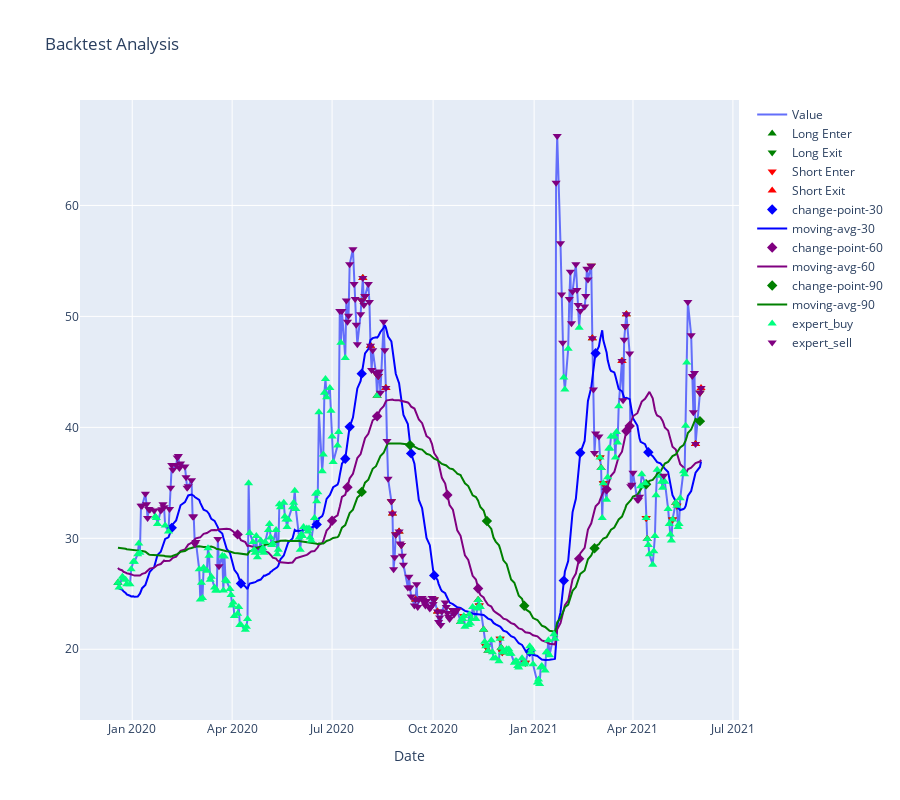
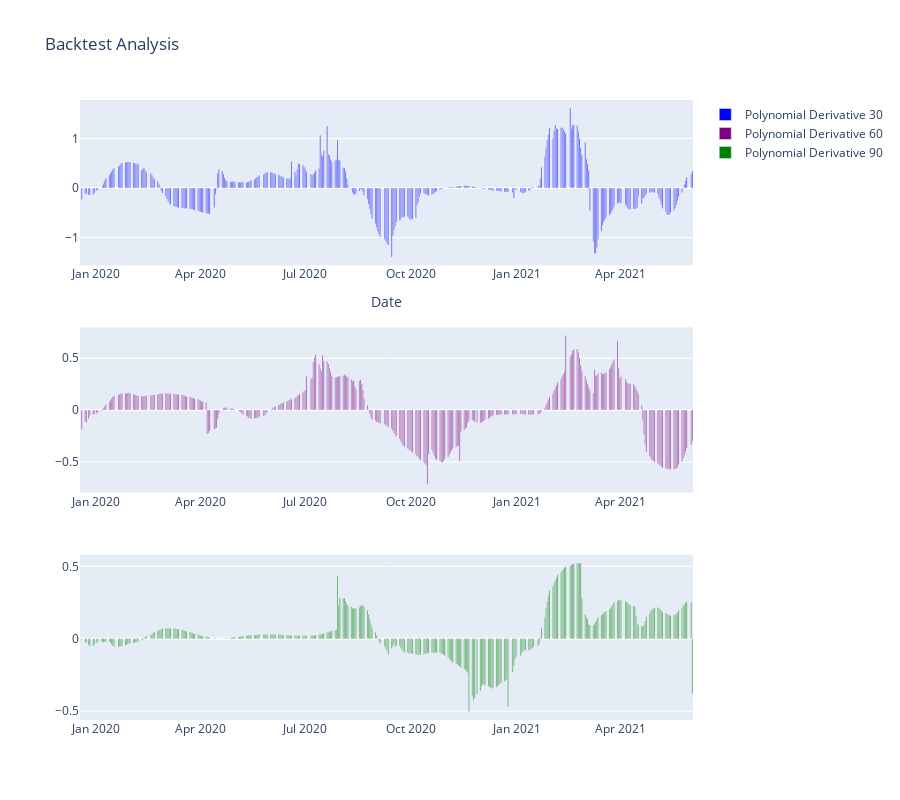
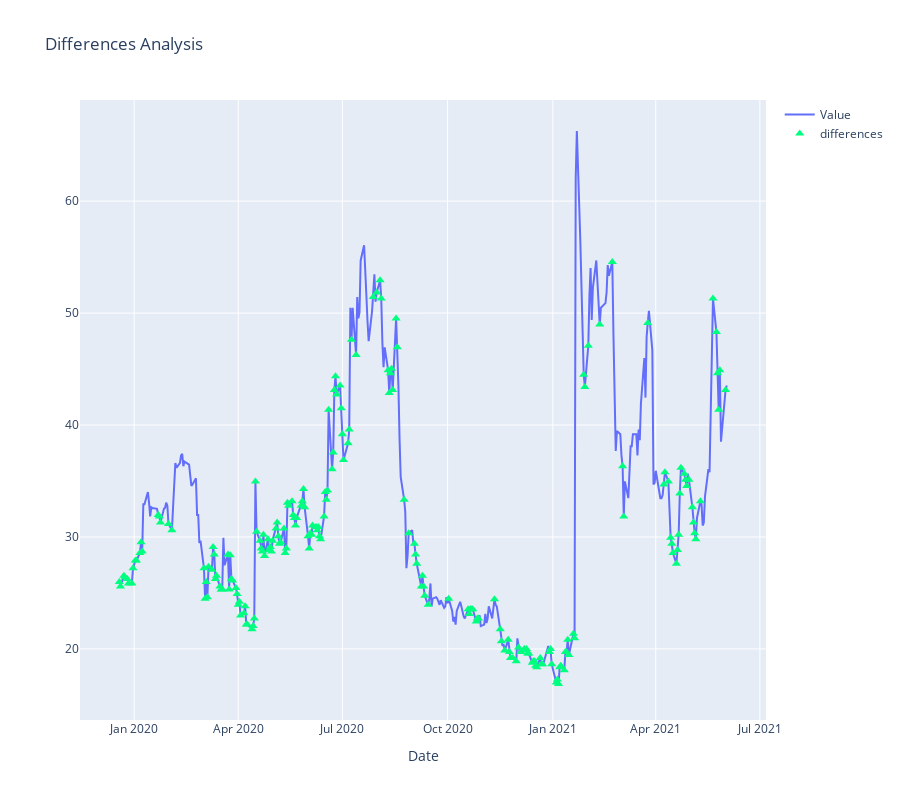

Notebook code cell kept with these figures, in order:
### Code cell
%load_ext autoreload
%autoreload 2

import matplotlib.pyplot as plt
import seaborn as sns 
import pandas as pd
import numpy as np
import bocd
from sklearn.preprocessing import PolynomialFeatures
from sklearn.linear_model import LinearRegression
import yfinance as yf

from machine_learning_finance import (analyze_trades, 
    plot_backtest_analysis, RangeTrainingWindowUtil,
    metrics_to_dataframe, TraderEnv, make_price_marker_from_boolean, add_marker, add_line,
    plot_backtest_differences)

import plotly.graph_objs as go
from plotly.subplots import make_subplots
from plotly.offline import init_notebook_mode
from datetime import datetime, timedelta

init_notebook_mode(connected=True)
windows = [300, 600, 900, 1500]

symbol = "BBIG"
file = f"../backtests/{symbol}-model-back-test.csv"
diffs = f"../backtests/{symbol}-model-differences.csv"
period = 365
pd.options.display.max_rows = None
inverse = None # set to anything to graph inverse longs

def plot_win_loss(file, metrics):
    ledger = pd.read_csv(file)
    # Set the style for the plots
    sns.set(style='whitegrid')

    # Create a bar plot for profit and loss stats
    profit_stats, loss_stats = metrics['profit_stats'], metrics['loss_stats']
    profit_loss_df = pd.DataFrame([profit_stats, loss_stats], columns=['min', 'max', 'mean', 'median', 'std'], index=['profit', 'loss'])

    plt.figure(figsize=(12, 6))
    ax = sns.barplot(data=profit_loss_df.transpose(), palette='muted')
    ax.set_title('Profit and Loss Statistics')
    ax.set_ylabel('Value')

    # Show the plot
    plt.show()

def analyze_and_graph_backtest(file, symbol, df, sentiment_diff = False):
    ledger = pd.read_csv(file)
    ledger["Date"] = pd.to_datetime(ledger['Date'])
    return analyze_and_graph_range(file, symbol, ledger["Date"].min(), ledger["Date"].max(), df, ledger, sentiment_diff)
        
def analyze_and_graph_tail(file, symbol, df, days=365):
    now = datetime.now()
    start = now - timedelta(days=days)
    start = start.strftime('%Y-%m-%d')
    end = now.strftime('%Y-%m-%d')
    return analyze_and_graph_range(file, symbol, start, end, df)

def analyze_differences(file):
    df = pd.read_csv(file)
    df["Date"] = pd.to_datetime(df['Date'])
    df.set_index('Date', inplace=True)
    fig = plot_backtest_differences(df)
    fig.update_layout(title='Differences Analysis', xaxis_title='Date', height=800)
    fig.show()
    return fig, df


def analyze_and_graph_range(file, symbol, start, end, df, ledger=None, sentiment_diff=False):
    if ledger is None:
        ledger = pd.read_csv(file)
    training_window = RangeTrainingWindowUtil(df, start, end)
    env = TraderEnv(symbol, training_window.test_df, training_window.full_hist_df)

    fig = plot_backtest_analysis(env.visualization_timeseries, ledger, inverse=inverse)

    # convert each change point column to price of the average in question
    analytics_df = env.visualization_timeseries
    periods=[30, 60, 90]
    colors=["blue", "purple", "green"]
    for period, color in zip(periods, colors):        
        marker_col =  f"cp-loc-{period}"
        trend_col = f"trend-{period}"
        analytics_df = make_price_marker_from_boolean(analytics_df, f"change-point-{period}", f"trend-{period}", marker_col) 
        add_marker(fig, analytics_df, marker_col, f"change-point-{period}", "diamond", 8, color)
        add_line(fig, analytics_df, trend_col, f"moving-avg-{period}", color)

    analytics_df["expert"] = env.expert_actions
    analytics_df["expert_buy"] =  np.where(analytics_df["expert"] == 0, analytics_df["Close"], np.nan)
    analytics_df["expert_sell"] =  np.where(analytics_df["expert"] == 1, analytics_df["Close"], np.nan)
    add_marker(fig, analytics_df, "expert_buy", "expert_buy", "triangle-up", 8, "springgreen")
    add_marker(fig, analytics_df, "expert_sell", "expert_sell", "triangle-down", 8, "purple")

    fig.update_layout(title='Backtest Analysis', xaxis_title='Date', height=800)
    fig.show()

    
    fig = make_subplots(rows=3, cols=1)
    indexes=[1,2,3]
    for period, color, index in zip(periods, colors, indexes):        
        fig.add_trace(go.Bar(x=analytics_df.index, y=analytics_df[f'polynomial_derivative-{period}'], marker=dict(color=f'{color}', colorscale='Viridis'), name=f'Polynomial Derivative {period}'), row=index, col=1)

    fig.update_layout(title='Backtest Analysis', xaxis_title='Date', height=800)
    fig.show()

    return ledger, training_window.test_df, env, analytics_df

ticker_obj = yf.download(tickers=symbol)
df = pd.DataFrame(ticker_obj)
ledger, df2, env, analytics_df = analyze_and_graph_backtest(file, symbol, df)

fig, df = analyze_differences(diffs)

### Figure 1 — Plotly figure (JSON) as saved in the notebook; plotly's stock layout.template omitted (floating-point values rounded to 4 significant figures; data arrays with more than 128 entries replaced by an {"elided": "..."} marker saying what was removed)
{"data": [{"mode": "lines", "name": "Value", "type": "scatter", "x": {"elided": "365 str values"}, "y": {"elided": "365 float values"}}, {"marker": {"color": "green", "size": 8, "symbol": "triangle-up"}, "mode": "markers", "name": "Long Enter", "type": "scatter", "x": {"elided": "365 str values"}, "y": {"elided": "365 float values"}}, {"marker": {"color": "green", "size": 8, "symbol": "triangle-down"}, "mode": "markers", "name": "Long Exit", "type": "scatter", "x": {"elided": "365 str values"}, "y": {"elided": "365 float values"}}, {"marker": {"color": "red", "size": 8, "symbol": "triangle-down"}, "mode": "markers", "name": "Short Enter", "type": "scatter", "x": {"elided": "365 str values"}, "y": {"elided": "365 float values"}}, {"marker": {"color": "red", "size": 8, "symbol": "triangle-up"}, "mode": "markers", "name": "Short Exit", "type": "scatter", "x": {"elided": "365 str values"}, "y": {"elided": "365 float values"}}, {"marker": {"color": "blue", "size": 8, "symbol": "diamond"}, "mode": "markers", "name": "change-point-30", "type": "scatter", "x": {"elided": "365 str values"}, "y": {"elided": "365 float values"}}, {"line": {"color": "blue"}, "mode": "lines", "name": "moving-avg-30", "type": "scatter", "x": {"elided": "365 str values"}, "y": {"elided": "365 float values"}}, {"marker": {"color": "purple", "size": 8, "symbol": "diamond"}, "mode": "markers", "name": "change-point-60", "type": "scatter", "x": {"elided": "365 str values"}, "y": {"elided": "365 float values"}}, {"line": {"color": "purple"}, "mode": "lines", "name": "moving-avg-60", "type": "scatter", "x": {"elided": "365 str values"}, "y": {"elided": "365 float values"}}, {"marker": {"color": "green", "size": 8, "symbol": "diamond"}, "mode": "markers", "name": "change-point-90", "type": "scatter", "x": {"elided": "365 str values"}, "y": {"elided": "365 float values"}}, {"line": {"color": "green"}, "mode": "lines", "name": "moving-avg-90", "type": "scatter", "x": {"elided": "365 str values"}, "y": {"elided": "365 float values"}}, {"marker": {"color": "springgreen", "size": 8, "symbol": "triangle-up"}, "mode": "markers", "name": "expert_buy", "type": "scatter", "x": {"elided": "365 str values"}, "y": {"elided": "365 float values"}}, {"marker": {"color": "purple", "size": 8, "symbol": "triangle-down"}, "mode": "markers", "name": "expert_sell", "type": "scatter", "x": {"elided": "365 str values"}, "y": {"elided": "365 float values"}}], "layout": {"height": 800, "title": {"text": "Backtest Analysis"}, "xaxis": {"title": {"text": "Date"}}}}

### Figure 2 — Plotly figure (JSON) as saved in the notebook; plotly's stock layout.template omitted (floating-point values rounded to 4 significant figures; data arrays with more than 128 entries replaced by an {"elided": "..."} marker saying what was removed)
{"data": [{"marker": {"color": "blue", "colorscale": [[0, "#440154"], [0.1111, "#482878"], [0.2222, "#3e4989"], [0.3333, "#31688e"], [0.4444, "#26828e"], [0.5556, "#1f9e89"], [0.6667, "#35b779"], [0.7778, "#6ece58"], [0.8889, "#b5de2b"], [1, "#fde725"]]}, "name": "Polynomial Derivative 30", "type": "bar", "x": {"elided": "365 str values"}, "xaxis": "x", "y": {"elided": "365 float values"}, "yaxis": "y"}, {"marker": {"color": "purple", "colorscale": [[0, "#440154"], [0.1111, "#482878"], [0.2222, "#3e4989"], [0.3333, "#31688e"], [0.4444, "#26828e"], [0.5556, "#1f9e89"], [0.6667, "#35b779"], [0.7778, "#6ece58"], [0.8889, "#b5de2b"], [1, "#fde725"]]}, "name": "Polynomial Derivative 60", "type": "bar", "x": {"elided": "365 str values"}, "xaxis": "x2", "y": {"elided": "365 float values"}, "yaxis": "y2"}, {"marker": {"color": "green", "colorscale": [[0, "#440154"], [0.1111, "#482878"], [0.2222, "#3e4989"], [0.3333, "#31688e"], [0.4444, "#26828e"], [0.5556, "#1f9e89"], [0.6667, "#35b779"], [0.7778, "#6ece58"], [0.8889, "#b5de2b"], [1, "#fde725"]]}, "name": "Polynomial Derivative 90", "type": "bar", "x": {"elided": "365 str values"}, "xaxis": "x3", "y": {"elided": "365 float values"}, "yaxis": "y3"}], "layout": {"height": 800, "title": {"text": "Backtest Analysis"}, "xaxis": {"anchor": "y", "domain": [0, 1], "title": {"text": "Date"}}, "xaxis2": {"anchor": "y2", "domain": [0, 1]}, "xaxis3": {"anchor": "y3", "domain": [0, 1]}, "yaxis": {"anchor": "x", "domain": [0.7333, 1]}, "yaxis2": {"anchor": "x2", "domain": [0.3667, 0.6333]}, "yaxis3": {"anchor": "x3", "domain": [0, 0.2667]}}}

### Figure 3 — Plotly figure (JSON) as saved in the notebook; plotly's stock layout.template omitted (floating-point values rounded to 4 significant figures; data arrays with more than 128 entries replaced by an {"elided": "..."} marker saying what was removed)
{"data": [{"mode": "lines", "name": "Value", "type": "scatter", "x": {"elided": "365 str values"}, "y": {"elided": "365 float values"}}, {"marker": {"color": "springgreen", "size": 8, "symbol": "triangle-up"}, "mode": "markers", "name": "differences", "type": "scatter", "x": {"elided": "365 str values"}, "y": {"elided": "365 float values"}}], "layout": {"height": 800, "title": {"text": "Differences Analysis"}, "xaxis": {"title": {"text": "Date"}}}}
